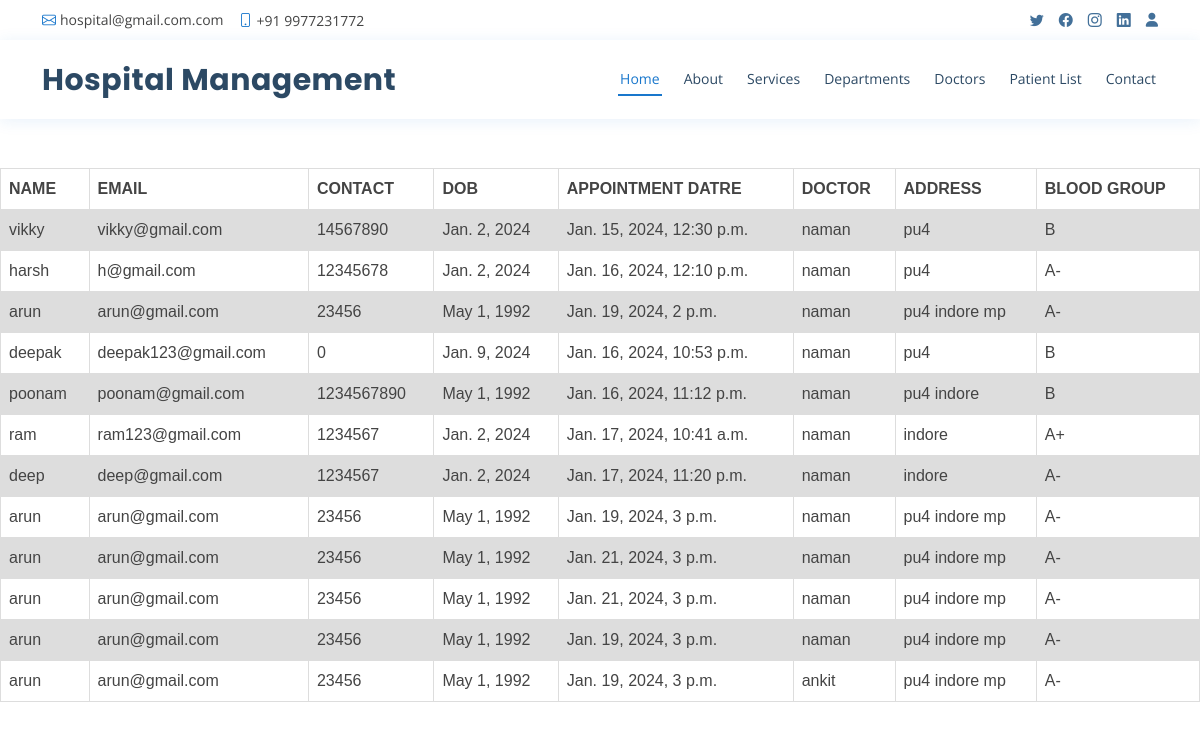
Page /PatientTable/ on the committed database.
### staff/models.py (models this page shows, shortened)
class Patient(models.Model):
  name = models.CharField(max_length=150)
  email = models.EmailField(max_length=150)
  contact_number = models.IntegerField()
  doctor = models.ForeignKey(Doctor , on_delete=models.CASCADE)
  DOB = models.DateField()
  choice = (('male','male'),('female','female'),('other','other'))
  gender = models.CharField(max_length=10,choices = choice)
  address = models.CharField(max_length=200)
  choice = (('B+','B+'),('O+','O+'),('AB+','AB+'),('A-','A-'))
  blood_group = models.CharField(max_length=10,choices = choice)
  Appointment_time = models.DateTimeField()
  message = models.TextField(null=True, blank=True)

### staff/views.py (the view)
# urls.py: path('PatientTable/',PatientTable.as_view(),name='PatientTable'),
class PatientTable(ListView):
    model = Patient
    template_name = 'patients.html'

### staff/models.py (called while the page is built)
  def __str__(self):
    return str(self.username)

### templates/patients.html (shortened to what this page needs)
{% extends 'base.html' %}
{% load static %}
{% block content %}
<!DOCTYPE html>
<html lang="en">
<head>
</head>
<body>
  <br><br>
  <table>
  <tr >
    <th>NAME</th>
    <th>EMAIL</th>
    <th>CONTACT</th>
    <th>DOB</th>
    <th>APPOINTMENT DATRE</th>
    <th>DOCTOR</th>
    <th>ADDRESS</th>
    <th>BLOOD GROUP</th>
  </tr>
    {% for i in object_list %}
    <tr>
      <td>{{i.name}}</td>
      <td>{{i.email}}</td>
      <td>{{i.contact_number}}</td>
      <td>{{i.DOB}}</td>
      <td>{{i.Appointment_time}}</td>
      <td>{{i.doctor}}</td>
      <td>{{i.address}}</td>
      <td>{{i.blood_group}}</td>
    </tr>
    {% endfor %}
</table>
</body>
</html>
{% endblock %}

### templates/base.html (shortened to what this page needs)
{% load static %}
<!DOCTYPE html>
<html lang="en">
<head>
  <link href="{% static 'assets/vendor/animate.css/animate.min.css' %}" rel="stylesheet">
  <link href="{% static 'assets/vendor/fontawesome-free/css/all.min.css' %}" rel="stylesheet">
  <link href="{% static 'assets/vendor/bootstrap/css/bootstrap.min.css' %}" rel="stylesheet">
  <link href="{% static 'assets/vendor/bootstrap-icons/bootstrap-icons.css' %}" rel="stylesheet">
  <link href="{% static 'assets/vendor/boxicons/css/boxicons.min.css' %}" rel="stylesheet">
  <link href="{% static 'assets/vendor/glightbox/css/glightbox.min.css' %}" rel="stylesheet">
  <link href="{% static 'assets/vendor/remixicon/remixicon.css' %}" rel="stylesheet">
  <link href="{% static 'assets/vendor/swiper/swiper-bundle.min.css' %}" rel="stylesheet">
  <link href="{% static 'assets/css/style.css' %}" rel="stylesheet">
</head>
<body>
  <div id="topbar" class="d-flex align-items-center fixed-top">
    <div class="container d-flex justify-content-between">
      <div class="contact-info d-flex align-items-center">
        <i class="bi bi-envelope"></i> <a href="mailto:contact@example.com">hospital@gmail.com.com</a>
        <i class="bi bi-phone"></i> +91 9977231772
      </div>
      <div class="d-none d-lg-flex social-links align-items-center">
        <a href="#" class="twitter"><i class="bi bi-twitter"></i></a>
        <a href="#" class="facebook"><i class="bi bi-facebook"></i></a>
        <a href="#" class="instagram"><i class="bi bi-instagram"></i></a>
        <a href="#" class="linkedin"><i class="bi bi-linkedin"></i></i></a>
        <a href="{% url 'doctor_retrive' %}" class="login"><i class="fas fa-user"></i></i></i></a>
      </div>
    </div>
  </div>
  <header id="header" class="fixed-top">
    <div class="container d-flex align-items-center">
      <h1 class="logo me-auto"><a href="index.html">Hospital Management</a></h1>
      <nav id="navbar" class="navbar order-last order-lg-0">
        <ul>
          <li><a class="nav-link scrollto active" href="/">Home</a></li>
          <li><a class="nav-link scrollto" href="#about">About</a></li>
          <li><a class="nav-link scrollto" href="#services">Services</a></li>
          <li><a class="nav-link scrollto" href="#departments">Departments</a></li>
          <li><a class="nav-link scrollto" href="#doctors">Doctors</a></li>
          <li><a class="nav-link scrollto" href="/PatientTable/">Patient List</a></li>
          <li><a class="nav-link scrollto" href="#contact">Contact</a></li>
        </ul>
      </nav>
    </div>
  </header>
  <br>
  <br>
  <br>
  <br>
  <br>
  {% block content %}
  {% endblock %}

### static/assets/css/style.css (style rules this page uses)
body { font-family: "Open Sans", sans-serif; color: #444444; }
a { color: #1977cc; text-decoration: none; }
h1, h2, h3, h4, h5, h6 { font-family: "Raleway", sans-serif; }
#topbar { background: #fff; height: 40px; font-size: 14px; transition: all 0.5s; z-index: 996; }
#topbar .contact-info a { line-height: 1; color: #444444; transition: 0.3s; }
#topbar .contact-info i { color: #1977cc; padding-right: 4px; margin-left: 15px; line-height: 0; }
#topbar .contact-info i:first-child { margin-left: 0; }
#topbar .social-links a { color: #437099; padding-left: 15px; display: inline-block; line-height: 1px; transition: 0.3s; }
#topbar .social-links a:first-child { border-left: 0; }
#header { background: #fff; transition: all 0.5s; z-index: 997; padding: 15px 0; top: 40px; box-shadow: 0px 2px 15px rgba(25, 119, 204, 0.1); }
#header .logo { font-size: 30px; margin: 0; padding: 0; line-height: 1; font-weight: 700; letter-spacing: 0.5px; font-family: "Poppins", sans-serif; }
#header .logo a { color: #2c4964; }
.navbar { padding: 0; }
.navbar ul { margin: 0; padding: 0; display: flex; list-style: none; align-items: center; }
.navbar li { position: relative; }
.navbar>ul>li { position: relative; white-space: nowrap; padding: 8px 0 8px 20px; }
.navbar a, .navbar a:focus { display: flex; align-items: center; justify-content: space-between; font-size: 14px; color: #2c4964; white-space: nowrap; transition: 0.3s; border-bottom: 2px solid #fff; padding: 5px 2px; }
.navbar a:hover, .navbar .active, .navbar .active:focus, .navbar li:hover>a { color: #1977cc; border-color: #1977cc; }

### templates/patients.html (style rules this page uses)
table { font-family: arial, sans-serif; border-collapse: collapse; width: 100%; }
td, th { border: 1px solid #dddddd; text-align: left; padding: 8px; }
tr:nth-child(even) { background-color: #dddddd; }

### rows in the picture
Patient: name "vikky", email "vikky@gmail.com", contact_number "14567890", DOB "Jan. 2, 2024", Appointment_time "Jan. 15, 2024, 12:30 p.m.", doctor "naman", address "pu4", blood_group "B"
Patient: name "harsh", email "h@gmail.com", contact_number "12345678", DOB "Jan. 2, 2024", Appointment_time "Jan. 16, 2024, 12:10 p.m.", doctor "naman", address "pu4", blood_group "A-"
Patient: name "arun", email "arun@gmail.com", contact_number "23456", DOB "May 1, 1992", Appointment_time "Jan. 19, 2024, 2 p.m.", doctor "naman", address "pu4 indore mp", blood_group "A-"
Patient: name "deepak", email "deepak123@gmail.com", contact_number "0", DOB "Jan. 9, 2024", Appointment_time "Jan. 16, 2024, 10:53 p.m.", doctor "naman", address "pu4", blood_group "B"
Patient: name "poonam", email "poonam@gmail.com", contact_number "1234567890", DOB "May 1, 1992", Appointment_time "Jan. 16, 2024, 11:12 p.m.", doctor "naman", address "pu4 indore", blood_group "B"
Patient: name "ram", email "ram123@gmail.com", contact_number "1234567", DOB "Jan. 2, 2024", Appointment_time "Jan. 17, 2024, 10:41 a.m.", doctor "naman", address "indore", blood_group "A+"
Patient: name "deep", email "deep@gmail.com", contact_number "1234567", DOB "Jan. 2, 2024", Appointment_time "Jan. 17, 2024, 11:20 p.m.", doctor "naman", address "indore", blood_group "A-"
Patient: name "arun", email "arun@gmail.com", contact_number "23456", DOB "May 1, 1992", Appointment_time "Jan. 19, 2024, 3 p.m.", doctor "naman", address "pu4 indore mp", blood_group "A-"
Patient: name "arun", email "arun@gmail.com", contact_number "23456", DOB "May 1, 1992", Appointment_time "Jan. 21, 2024, 3 p.m.", doctor "naman", address "pu4 indore mp", blood_group "A-"
Patient: name "arun", email "arun@gmail.com", contact_number "23456", DOB "May 1, 1992", Appointment_time "Jan. 21, 2024, 3 p.m.", doctor "naman", address "pu4 indore mp", blood_group "A-"
Patient: name "arun", email "arun@gmail.com", contact_number "23456", DOB "May 1, 1992", Appointment_time "Jan. 19, 2024, 3 p.m.", doctor "naman", address "pu4 indore mp", blood_group "A-"
Patient: name "arun", email "arun@gmail.com", contact_number "23456", DOB "May 1, 1992", Appointment_time "Jan. 19, 2024, 3 p.m.", doctor "ankit", address "pu4 indore mp", blood_group "A-"
